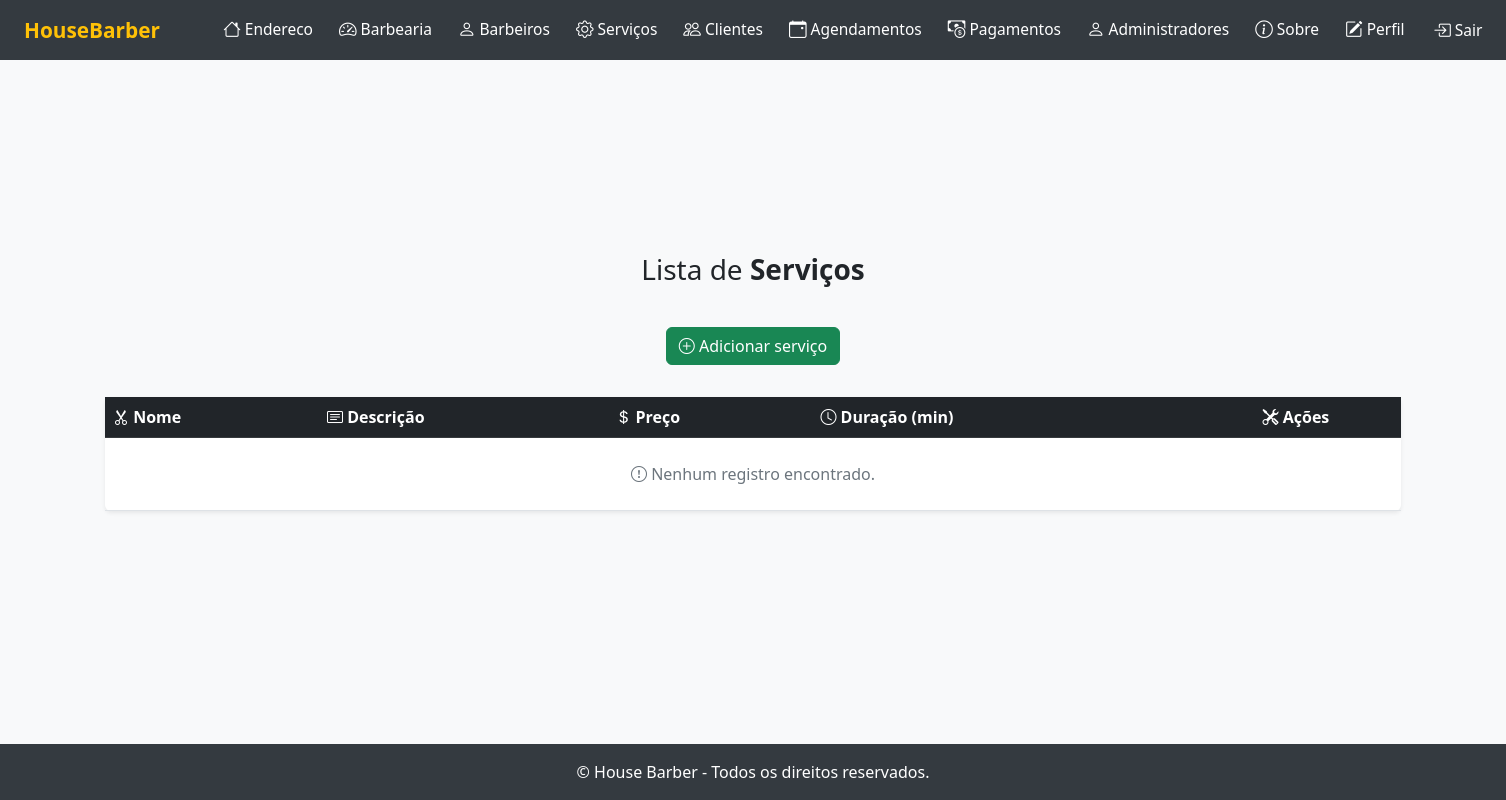
The page /listar/servicos/ (signed in) on the database as committed earlier.
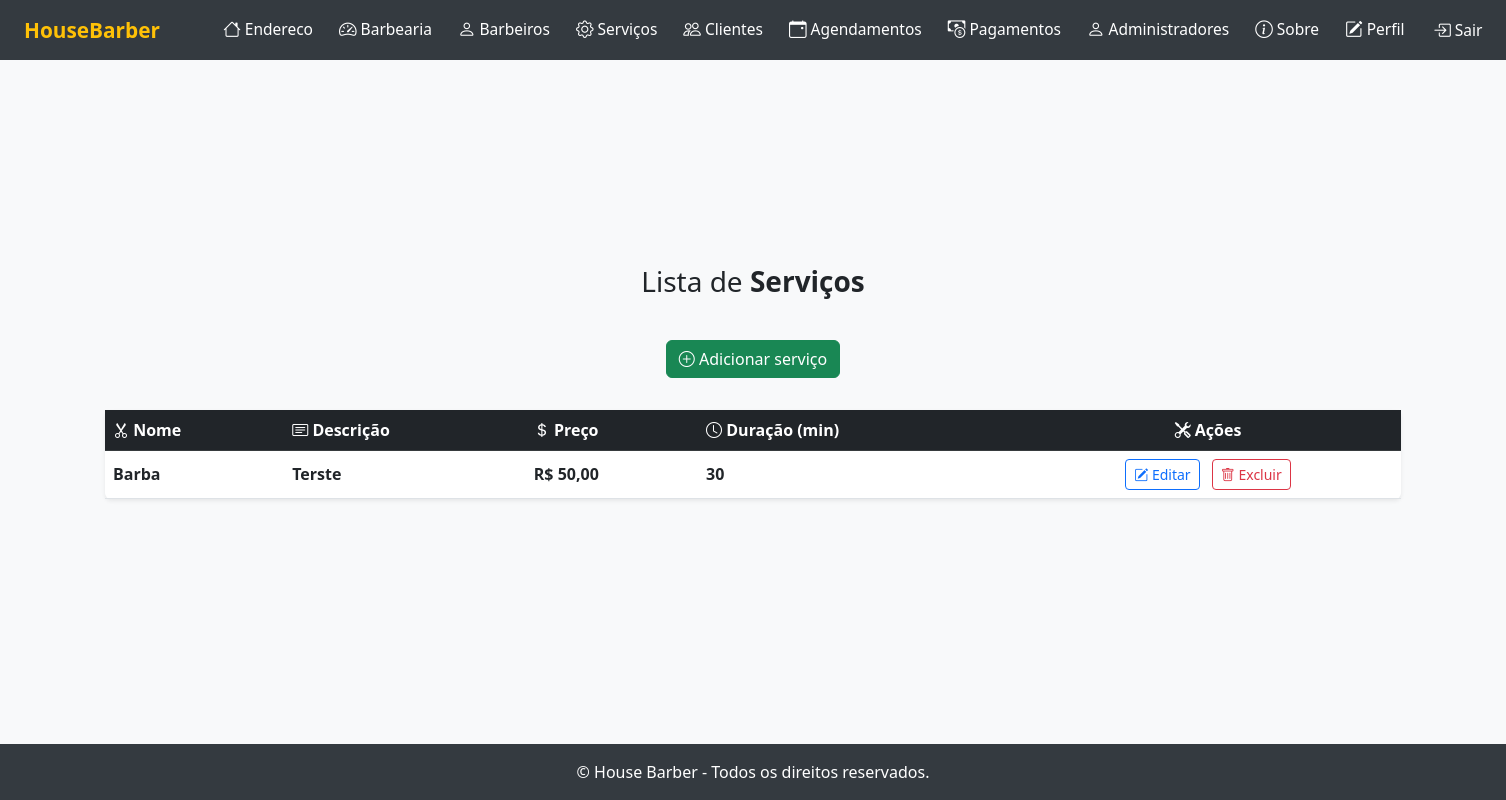
The same page on the database as committed later.
### cadastros/models.py (models this page shows, shortened)
class Servico(models.Model):
    nome = models.CharField(max_length=255, help_text="Nome do serviço")
    descricao = models.TextField(help_text="Descrição do serviço")
    preco = models.DecimalField(max_digits=8, decimal_places=2, help_text="Preço do serviço")
    duracao_minutos = models.PositiveIntegerField(help_text="Duração do serviço em minutos")
    barbearia = models.ForeignKey(Barbearia, on_delete=models.CASCADE, related_name='servicos', help_text="Barbearia que oferece o serviço")
    usuario = models.ForeignKey(User, on_delete=models.CASCADE, related_name='servico_usuario', help_text="Usuário responsável pelo serviço")

### cadastros/views.py (the view)
# urls.py: path('listar/servicos/', ServicoListView.as_view(), name='servico-lista'),
class ServicoListView(LoginRequiredMixin, ListView):
    login_url = reverse_lazy('login')
    model = Servico
    template_name = 'listas/servico.html'
    context_object_name = 'servicos'
    def get_queryset(self):
        return Servico.objects.filter(usuario=self.request.user)

### cadastros/templates/listas/servico.html (shortened to what this page needs)
{% extends "paginas/modelo.html" %}
{% block conteudo %}
<h3>
    Lista de <b>Serviços</b>
</h3>
<div class="d-flex justify-content-center mb-3">
    <a class="btn btn-success mb-3" href="{% url 'cadastrar-servico' %}">
        <i class="bi bi-plus-circle"></i> Adicionar serviço
    </a>
</div>
<table id="table-lista" class="table table-hover align-middle shadow-sm rounded bg-white">
    <thead class="table-dark">
        <tr>
            <th scope="col"><i class="bi bi-scissors"></i> Nome</th>
            <th scope="col"><i class="bi bi-card-text"></i> Descrição</th>
            <th scope="col"><i class="bi bi-currency-dollar"></i> Preço</th>
            <th scope="col"><i class="bi bi-clock"></i> Duração (min)</th>
            <th scope="col" class="text-center"><i class="bi bi-tools"></i> Ações</th>
        </tr>
    </thead>
    <tbody>
        {% for object in object_list %}
            <tr>
                <td class="fw-semibold">{{ object.nome }}</td>
                <td class="fw-semibold">{{ object.descricao }}</td>
                <td class="fw-semibold">R$ {{ object.preco }}</td>
                <td class="fw-semibold">{{ object.duracao_minutos }}</td>
                <td class="text-center">
                    <a class="btn btn-outline-primary btn-sm me-2" href="{% url 'editar-servico' object.pk  %}">
                        <i class="bi bi-pencil-square"></i> Editar
                    </a>
                    <a class="btn btn-outline-danger btn-sm" href="{% url 'excluir-servico' object.pk  %}">
                        <i class="bi bi-trash"></i> Excluir
                    </a>
                </td>
            </tr>
        {% empty %}
            <tr>
                <td colspan="5" class="text-center text-muted py-4">
                    <i class="bi bi-exclamation-circle"></i> Nenhum registro encontrado.
                </td>
            </tr>
        {% endfor %}
    </tbody>
</table>
{% endblock %}
{% block scripts %}
<link href="https://cdn.datatables.net/v/bs5/dt-2.1.8/datatables.min.css" rel="stylesheet">
{% endblock %}

Rows that differ between the two databases and show on the page:
added Servico: nome "Barba", descricao "Terste", preco "50,00", duracao_minutos "30"
Other text that changed with them:
text no longer shown: "Nenhum registro encontrado."
